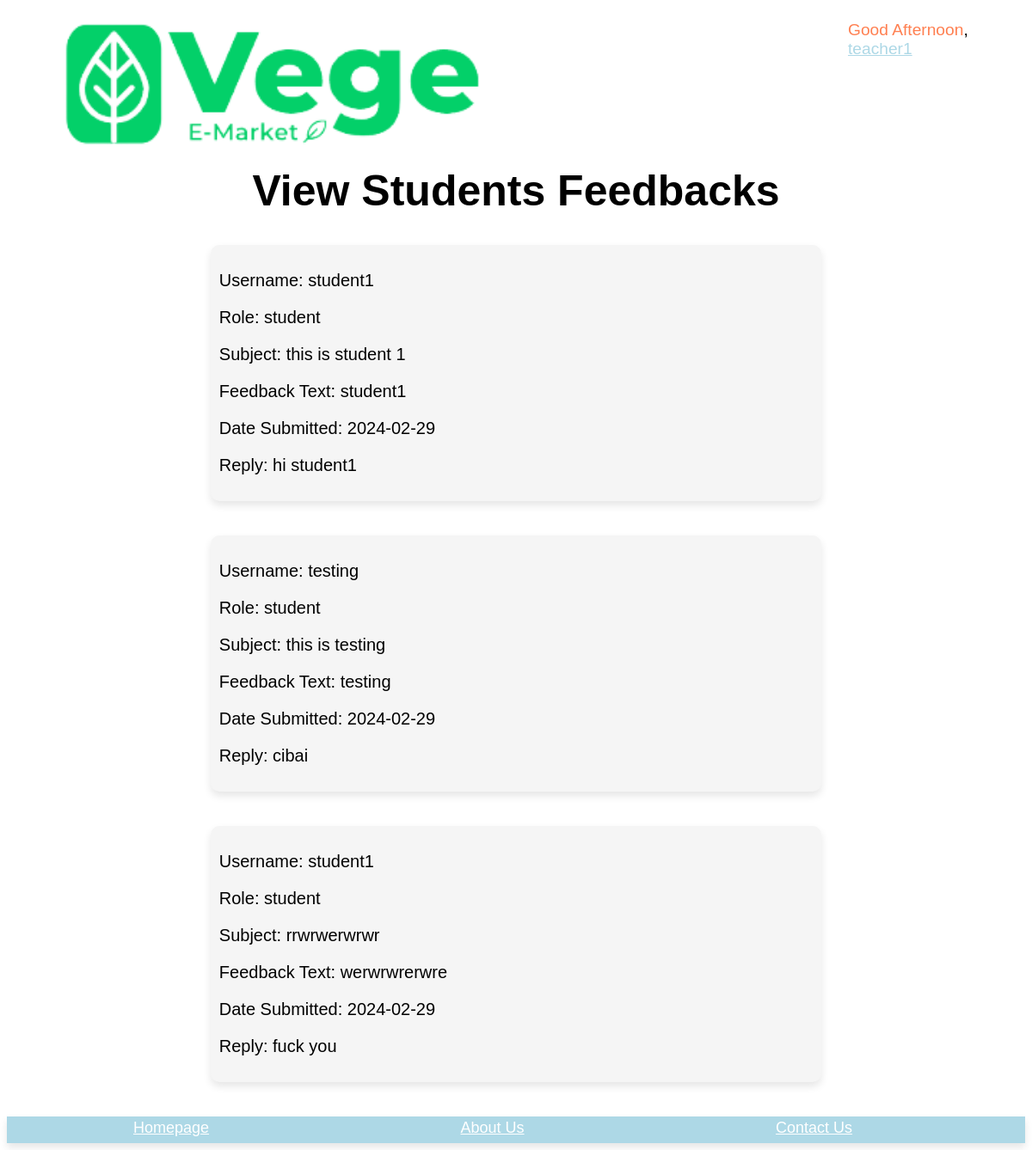
/teacher/student_feedback.php (signed in), run on the app's committed database.
### tables this page shows
CREATE TABLE IF NOT EXISTS `feedback` (
  `feedbackID` varchar(100) NOT NULL,
  `userID` varchar(100) NOT NULL,
  `Feedback_Text` text NOT NULL,
  `subject` varchar(500) NOT NULL,
  `date_created` date NOT NULL,
  `reply` varchar(9999) NOT NULL,
  `role` varchar(255) NOT NULL,
  PRIMARY KEY (`feedbackID`),
  KEY `userID` (`userID`)
);

CREATE TABLE IF NOT EXISTS `user` (
  `userID` varchar(100) NOT NULL,
  `username` varchar(100) NOT NULL,
  `gender` varchar(10) NOT NULL,
  `email` varchar(100) NOT NULL,
  `phone` varchar(100) NOT NULL,
  `birthday` date NOT NULL,
  `password` varchar(100) NOT NULL,
  `AccStatus` varchar(100) NOT NULL,
  `role` varchar(10) NOT NULL,
  `Profile_Pic` varchar(255) NOT NULL,
  PRIMARY KEY (`userID`)
);

### teacher/student_feedback.php (the view, shortened to what this page needs)
<?php
include '../includes/header.php';
$selectFeedbackQuery = "SELECT feedback.*, user.username, user.role FROM feedback
                        INNER JOIN user ON feedback.userID = user.userID
                        WHERE user.role = 'student'";
$feedbackResult = mysqli_query($conn, $selectFeedbackQuery);
?>
<!DOCTYPE html>
<html lang="en">
<head>
</head>
<body>
    <h1> View Students Feedbacks</h1>
    <?php
    if (mysqli_num_rows($feedbackResult) > 0) {
        while ($row = mysqli_fetch_assoc($feedbackResult)) {
            echo "<div class='feedback-container'>";
            echo "<div class='feedback-content'>";
            echo "<p>Username: {$row['username']}</p>";
            echo "<p>Role: {$row['role']}</p>";
            echo "<p>Subject: {$row['subject']}</p>";
            echo "<p>Feedback Text: {$row['Feedback_Text']}</p>";
            echo "<p>Date Submitted: {$row['date_created']}</p>";
            if (isset($row['reply']) && !empty($row['reply'])) {
                echo "<p>Reply: {$row['reply']}</p>";
            } else {
                echo "<form method='post'>";
                echo "<input type='hidden' name='feedbackID' value='{$row['feedbackID']}'>";
                echo "<textarea class='popup-textarea' name='replyText' placeholder='Type your reply here'></textarea>";
                echo "<button type='submit' class='reply-button'>Reply</button>";
                echo "</form>";
            }
            echo "</div>";
            echo "</div>";
        }
    } else {
        echo "<h2>Currently you did not receive any feedbacks.</h2>";
    }
    ?>
    </body>
    </html>
    <?php
    include '../includes/footer.php';
?>

### teacher/student_feedback.php (style rules this page uses)
.feedback-container { padding: 10px; margin-bottom: 10px; background-color: whitesmoke; margin-left: 20%; margin-right: 20%; border-radius: 10px; box-shadow: 0 5px 10px rgba(0, 0, 0, .1); margin-bottom: 40px; }
.feedback-content { flex-direction: column; justify-content: left; align-items: center; font-size: 20px; font-family: Arial, Helvetica, sans-serif; }
h1 { text-align: center; font-size: 50px; font-family: Arial, Helvetica, sans-serif }

### data on the page
feedback: userID.username "student1", userID.role "student", subject "this is student 1", Feedback_Text "student1", date_created "2024-02-29", reply "hi student1"
feedback: userID.username "testing", userID.role "student", subject "this is testing", Feedback_Text "testing", date_created "2024-02-29", reply "cibai"
feedback: userID.username "student1", userID.role "student", subject "rrwrwerwrwr", Feedback_Text "werwrwrerwre", date_created "2024-02-29", reply "fuck you"

### other printed values
$username "teacher1"
